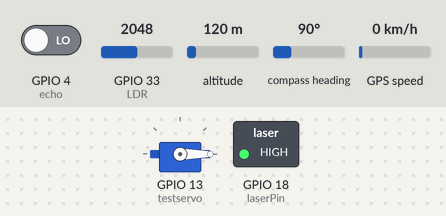
Bench run of a sketch on a simulated ESP32. Parts: servo, switched loads named in the sketch (green lamp = pin HIGH). The test bench sets the inputs (shaded band); at power-on: GPIO 33 (LDR) = 2048, GPIO 4 (echo) LOW, altitude 120 m, compass heading 90°, GPS speed 0 km/h. WiFi joins after 1.5 s; servers stay silent unless stated; the GPS gets a fix after 3 s at 37.7749, -122.4194 with 8 satellites; pins used as bus, display or sensor lines are not drawn; what the sketch prints to the serial monitor is not drawn.

Above: at 3.0 s.
3.1 s: GPIO 33 (LDR) set to 1061
5.3 s: GPIO 33 (LDR) set to 958
At 7.1 s:
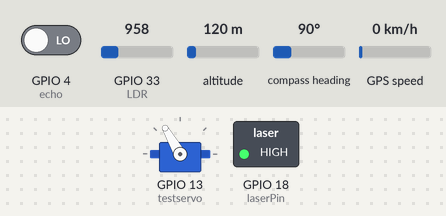
7.4 s: GPIO 33 (LDR) set to 1040
At 9.2 s:
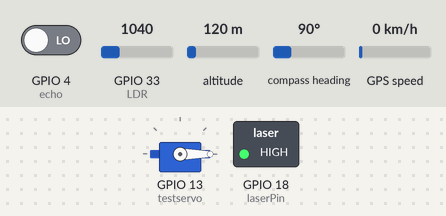
9.5 s: GPIO 33 (LDR) set to 960
At 11.0 s:
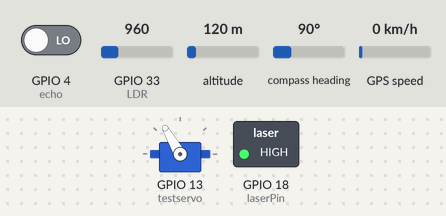
Timing chart, 0 to 12.5 s (numbered marks = the images above; inputs shaded):
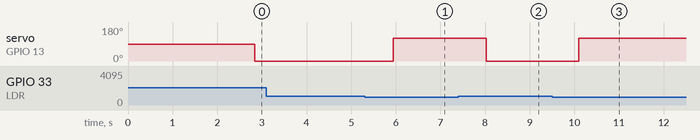

Measured:
- the behaviour switches between 1000 and 999 on GPIO 33 (LDR) (found by bisection; images 0 and 1)
- after the input at 3.1 s, every drawn part: stays the same
- after the input at 5.3 s, servo on GPIO 13 (testservo): 0° → 120° after 0.65 s
- after the input at 7.4 s, servo on GPIO 13 (testservo): 120° → 0° after 0.62 s
- after the input at 9.5 s, servo on GPIO 13 (testservo): 0° → 120° after 0.59 s

The sketch:

TempatSampahPintar.ino
```cpp
#include <TinyGPS++.h>
#include <HardwareSerial.h>
#include <WiFi.h>
#include <Wire.h>
#include <BlynkSimpleEsp32.h>
#include <ESP32Servo.h>

Servo testservo;

int laserPin = 18;
#define LDR 33
#define trig 5
#define echo 4

float latitude , longitude;
String  lat_str , lng_str;
const unsigned long petainterval = 0.2;
const unsigned long permeninterval = 0.1;
const char *ssid =  "WR";     // Enter your WiFi Name
const char *pass =  "cerberus26"; // Enter your WiFi Password
unsigned long permentimer;
unsigned long petatimer;
char auth[] = "HkwMslyhbsEJOhbHtnZjfye6FcJFu_MP";
WiFiClient client;
TinyGPSPlus gps;
HardwareSerial SerialGPS(1);

void setup()
{
  Serial.begin(115200);
  Serial.println("Connecting to ");
  Serial.println(ssid);
  WiFi.begin(ssid, pass);
  permentimer = millis ();
  petatimer = millis ();
  while (WiFi.status() != WL_CONNECTED)
  {
    Serial.print(".");              // print ... till not connected
  }
  Serial.println("");
  Serial.println("WiFi connected");
  pinMode(laserPin, OUTPUT);
  pinMode (trig, OUTPUT);
  pinMode (echo, INPUT);
  testservo.attach(13);
  SerialGPS.begin(9600, SERIAL_8N1, 16, 17);
  Blynk.begin(auth, ssid, pass);
  Blynk.virtualWrite(V0, "clr");
}

void peta(){
  digitalWrite(trig, LOW);
  delay(10);
  digitalWrite(trig, HIGH);
  delay(10);
  digitalWrite(trig, LOW);

  long durasi;
  float jarak;

  durasi = pulseIn (echo, HIGH);
  jarak = durasi * 0.034/2;

  Serial.print("Jarak (cm) : ");
  Serial.print(jarak);
  Serial.println(" cm");

  if (jarak < 20 ){

    while (SerialGPS.available() > 0) {
      if (gps.encode(SerialGPS.read()))
      {
        if (gps.location.isValid())
        {
          latitude = gps.location.lat();
          lat_str = String(latitude , 6);
          longitude = gps.location.lng();
          lng_str = String(longitude , 6);
          Serial.print("Latitude = ");
          Serial.println(lat_str);
          Serial.print("Longitude = ");
          Serial.println(lng_str);
          Blynk.virtualWrite(V0, 1, latitude, longitude, "Location");
        }
      }
    }
  }
   else{
     Blynk.virtualWrite(V0, "clr");
   }
  Blynk.run();
  petatimer = millis ();
}

void permen(){
  int val = analogRead(LDR);
  Serial.println(val);
  if (val >= 1000){
     testservo.write(0);
  }
  else{
      testservo.write(120);
  }
  permentimer = millis ();
}

void loop()
{
  digitalWrite(laserPin, HIGH);
  if ( (millis () - petatimer) >= petainterval)
    peta();

  // The other LED is controlled the same way. Repeat for more LEDs
  if ( (millis () - permentimer) >= permeninterval)
    permen();

}
```
